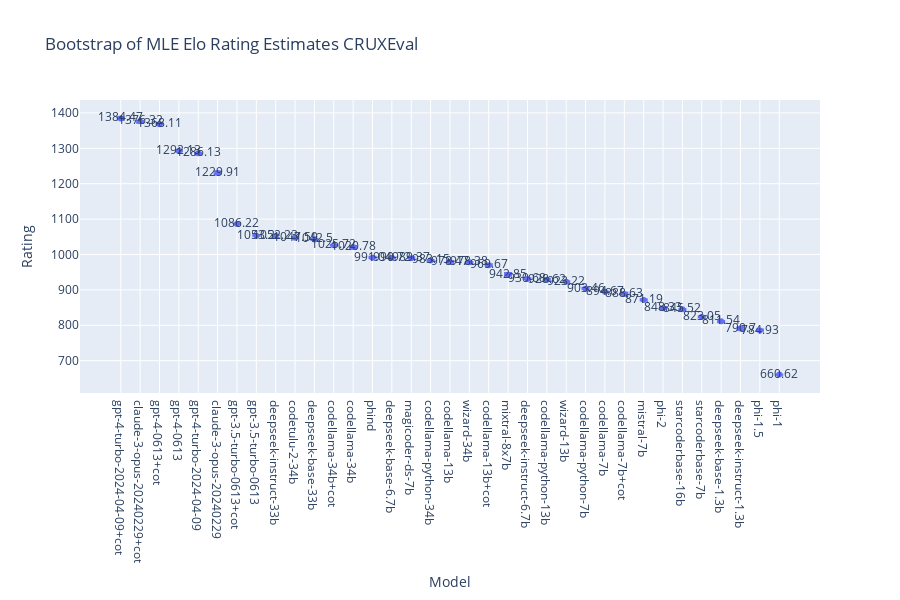

Write notebook code for a chart like this one.
### Code cell
def visualize_bootstrap_scores(df, title):
    bars = pd.DataFrame(dict(
        lower = df.quantile(.025),
        rating = df.quantile(.5),
        upper = df.quantile(.975))).reset_index(names="model").sort_values("rating", ascending=False)
    bars['error_y'] = bars['upper'] - bars["rating"]
    bars['error_y_minus'] = bars['rating'] - bars["lower"]
    bars['rating_rounded'] = np.round(bars['rating'], 2)
    fig = px.scatter(bars, x="model", y="rating", error_y="error_y",
                     error_y_minus="error_y_minus", text="rating_rounded",
                     title=title)
    fig.update_layout(xaxis_title="Model", yaxis_title="Rating",
                      height=600)
    return fig

fig = visualize_bootstrap_scores(bootstrap_elo_lu, "Bootstrap of MLE Elo Rating Estimates CRUXEval")
fig.write_html('main_intervals.html')
fig

### Figure 1 — Plotly figure (JSON) as saved in the notebook; plotly's stock layout.template omitted (floating-point values rounded to 4 significant figures)
{"data": [{"error_y": {"array": [2.929, 0.8645, 3.673, 2.728, 0.5719, 4.336, 1.075, 1.693, 2.59, 1.48, 1.716, 1.255, 3.316, 2.624, 0.8241, 3.1, 1.068, 2.941, 0.4723, 2.709, 4.682, 2.169, 2.706, 1.091, 2.255, 0.6376, 3.491, 2.467, 2.318, 0.4927, 1.554, 0.2898, 3.357, 3.383, 0.1224], "arrayminus": [2.62, 4.063, 0.5507, 0.9637, 2.721, 2.53, 0.09519, 0.3145, 5.481, 0.7733, 1.544, 0.4916, 3.128, 1.896, 0.4629, 0.1676, 0.703, 0.4765, 3.318, 2.463, 0.5139, 0.1077, 2.008, 1.329, 1.303, 0.5252, 2.487, 1.126, 2.214, 1.92, 0.1444, 3.102, 3.665, 0.5845, 0.4422]}, "hovertemplate": "model=%{x}<br>rating=%{y}<br>rating_rounded=%{text}<extra></extra>", "legendgroup": "", "marker": {"color": "#636efa", "symbol": "circle"}, "mode": "markers+text", "name": "", "orientation": "v", "showlegend": false, "text": [1384.0, 1376.0, 1368.0, 1292.0, 1286.0, 1230.0, 1086.0, 1053.0, 1052.0, 1048.0, 1042.0, 1026.0, 1021.0, 991.0, 990.7, 989.4, 983.1, 978.5, 978.4, 969.7, 942.9, 930.7, 928.6, 923.2, 903.5, 894.7, 888.6, 871.2, 848.3, 845.5, 823.0, 811.5, 790.7, 784.9, 660.6], "type": "scatter", "x": ["gpt-4-turbo-2024-04-09+cot", "claude-3-opus-20240229+cot", "gpt-4-0613+cot", "gpt-4-0613", "gpt-4-turbo-2024-04-09", "claude-3-opus-20240229", "gpt-3.5-turbo-0613+cot", "gpt-3.5-turbo-0613", "deepseek-instruct-33b", "codetulu-2-34b", "deepseek-base-33b", "codellama-34b+cot", "codellama-34b", "phind", "deepseek-base-6.7b", "magicoder-ds-7b", "codellama-python-34b", "codellama-13b", "wizard-34b", "codellama-13b+cot", "mixtral-8x7b", "deepseek-instruct-6.7b", "codellama-python-13b", "wizard-13b", "codellama-python-7b", "codellama-7b", "codellama-7b+cot", "mistral-7b", "phi-2", "starcoderbase-16b", "starcoderbase-7b", "deepseek-base-1.3b", "deepseek-instruct-1.3b", "phi-1.5", "phi-1"], "xaxis": "x", "y": [1384.0, 1376.0, 1368.0, 1292.0, 1286.0, 1230.0, 1086.0, 1053.0, 1052.0, 1048.0, 1043.0, 1026.0, 1021.0, 991.0, 990.7, 989.4, 983.2, 978.5, 978.4, 969.7, 942.8, 930.7, 928.6, 923.2, 903.5, 894.7, 888.6, 871.2, 848.3, 845.5, 823.1, 811.5, 790.7, 784.9, 660.6], "yaxis": "y"}], "layout": {"height": 600, "legend": {"tracegroupgap": 0}, "title": {"text": "Bootstrap of MLE Elo Rating Estimates CRUXEval"}, "xaxis": {"anchor": "y", "domain": [0, 1], "title": {"text": "Model"}}, "yaxis": {"anchor": "x", "domain": [0, 1], "title": {"text": "Rating"}}}}
